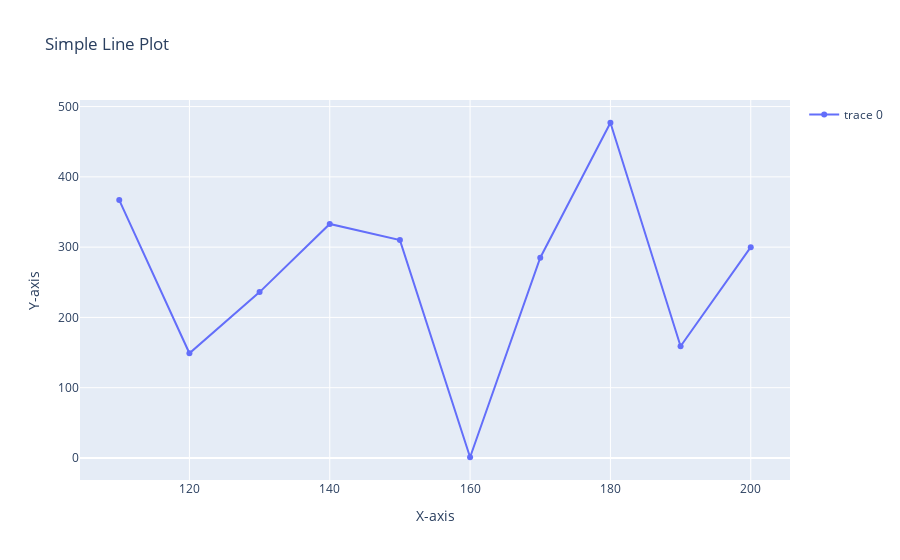

Notebook cell for this chart:
### Markdown cell above
2.

### Code cell
x=[110,120,130,140,150,160,170,180,190,200]
y=np.random.randint(0, 500, 10)

fig=pg.Figure(data=pg.Scatter(x=x,y=y))
fig.update_layout(
    title='Simple Line Plot',
    xaxis_title='X-axis',
    yaxis_title='Y-axis',
    showlegend=True
)
fig.show()

### Figure 1 — Plotly figure (JSON) as saved in the notebook; plotly's stock layout.template omitted (floating-point values rounded to 4 significant figures)
{"data": [{"type": "scatter", "x": [110, 120, 130, 140, 150, 160, 170, 180, 190, 200], "y": [367, 149, 236, 333, 310, 1, 285, 477, 159, 300]}], "layout": {"showlegend": true, "title": {"text": "Simple Line Plot"}, "xaxis": {"title": {"text": "X-axis"}}, "yaxis": {"title": {"text": "Y-axis"}}}}
